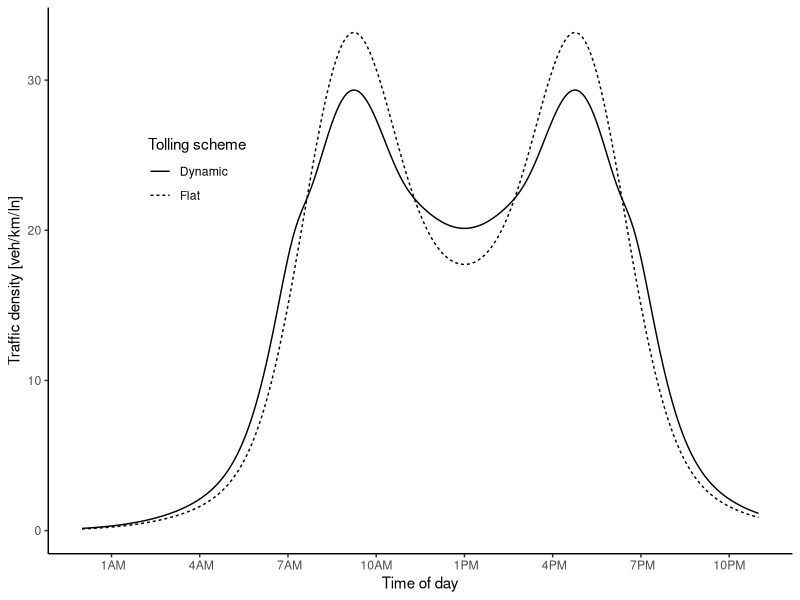
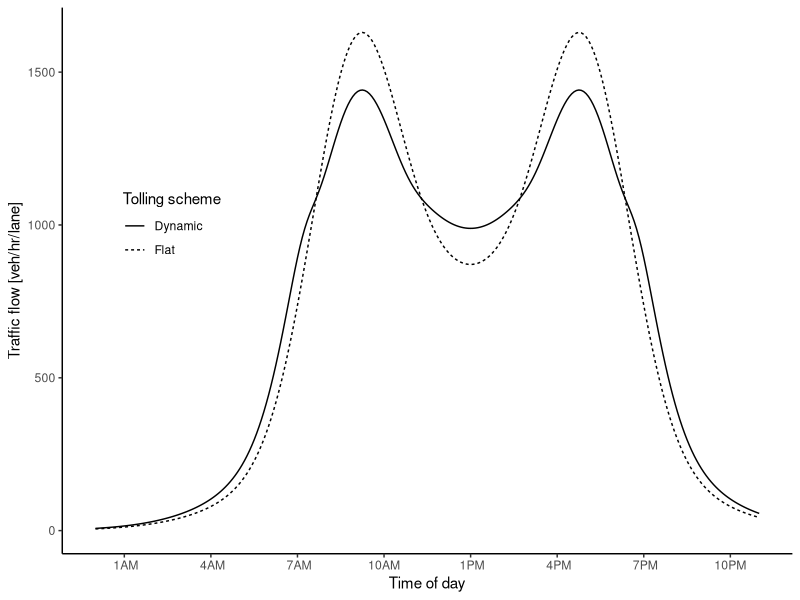
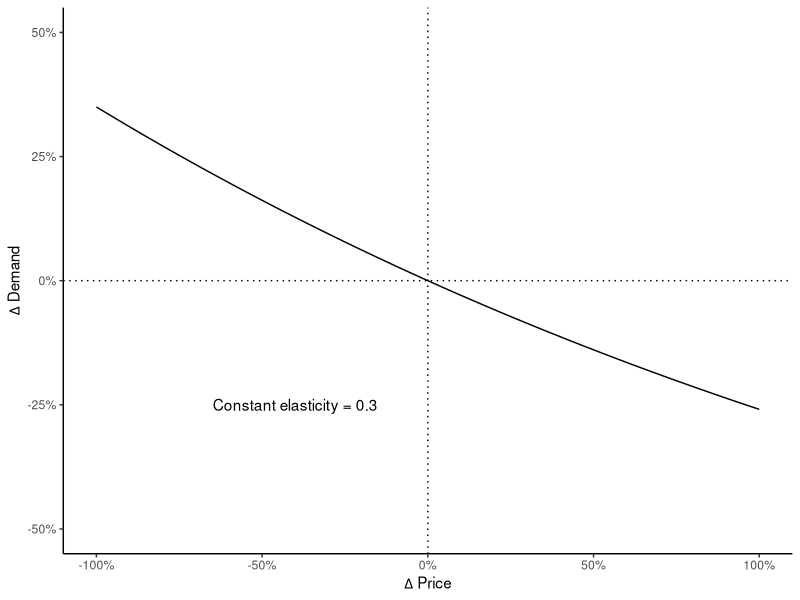
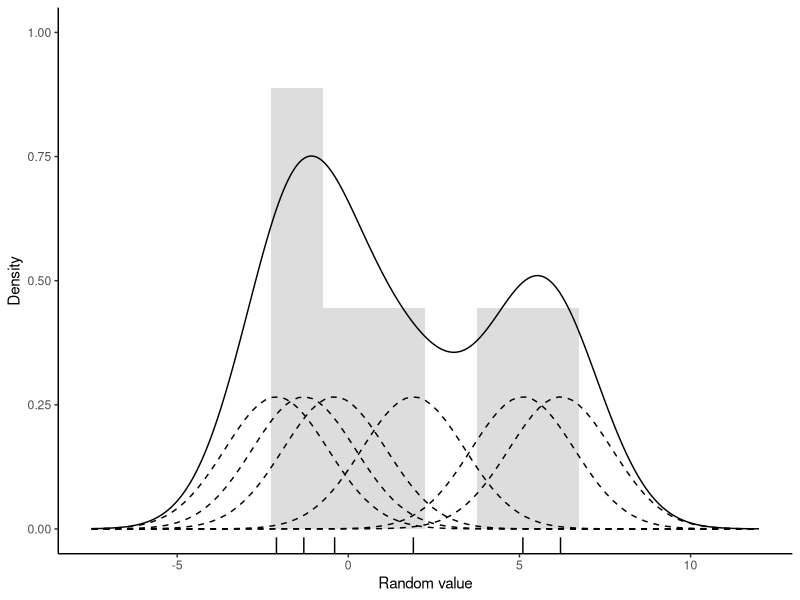
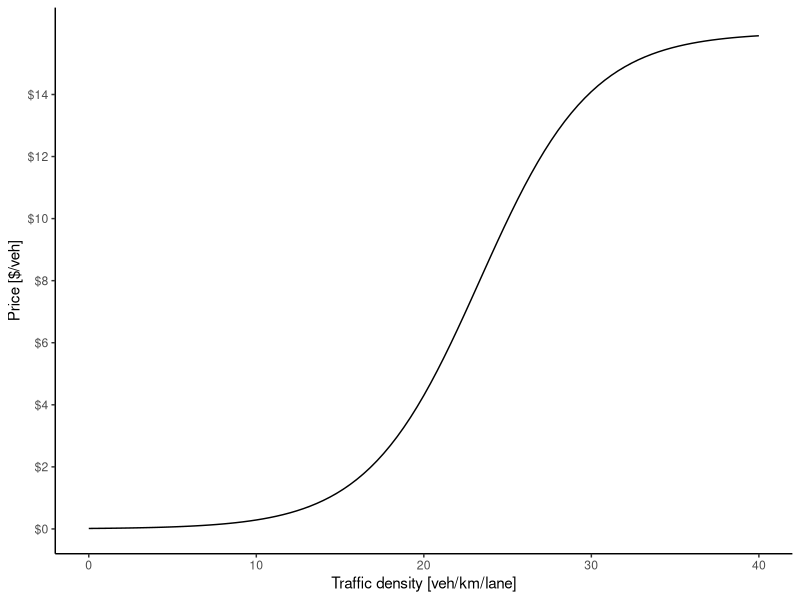
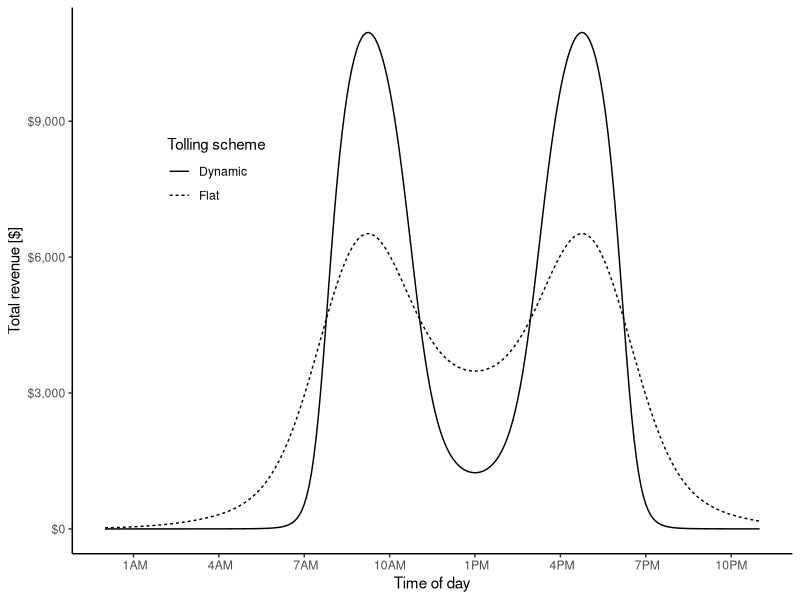
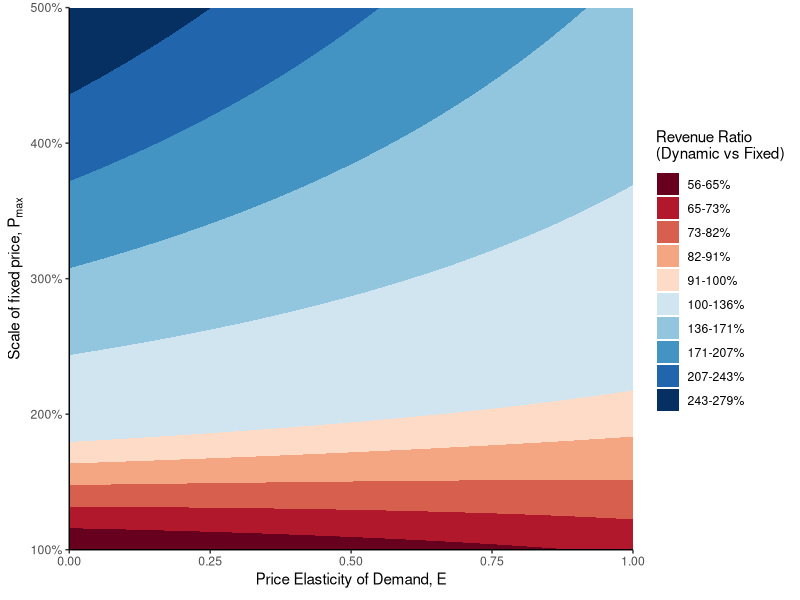
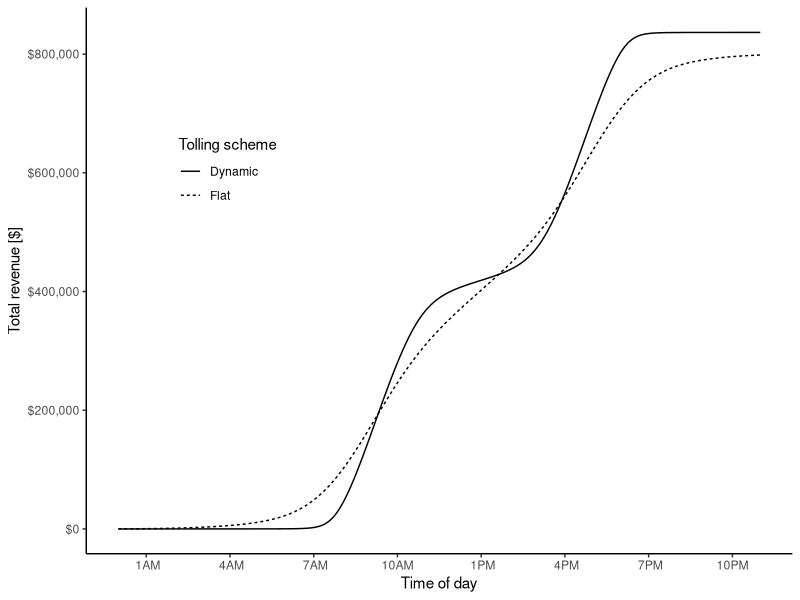

These figures' R source, in order:

library(data.table)
library(ggplot2)
library(scales)
# library(extrafont)

#### Functions ####

#Pricing function
fun.price <- function(k, pmin, pmax, a, b)  pmin + (pmax-pmin)/(1 + exp(a-b*k))

#Elasticity function
fun.elasticdemand <- function(k,p1,p2,E) k+k*(exp(-E*(p2-p1)/(p2+p1))-1)

#Demand distribution (Manually constructed for this example)
fun.demanddist <- function(scale, t,sd) scale*(dnorm(t,mean=9,sd) + dnorm(t,mean=17,sd) + dnorm(t,mean=12,sd=4) + dnorm(t,mean=14,sd=4))


#### Parameters ####
E = 0.3
trips = 100000
inc = 5/60
t = seq(0,24,by=inc)
a = 7
b = 0.3
pfix = 8
pmin = 0*pfix/2
pmax = pfix*2

#### Run for the constant parameters ####
dat = data.table(t=t, k1 = fun.demanddist(85,t,1.5), price1 = pfix)
#dat[ , k2 := fun.demanddist(t,2)]
dat[ , "q1" := trips*k1/sum(k1)/inc/6 ]
dat[ , "n1" := trips*k1/sum(k1) ]
dat[ , price2 := fun.price(k1, pmin, pmax, a, b)]

dat[ , k2 := fun.elasticdemand(k1,price1,price2,E)]
dat[ , k2 := sum(k1)*k2/sum(k2)]
dat[ , "q2" := trips*k2/sum(k2)/inc/6 ]
dat[ , "n2" := trips*k2/sum(k2) ]

#Revenue
dat[ , rev1 := n1*price1]
dat[ , rev2 := n2*price2]
#Cumulative sum
dat[ , sumrev1 := cumsum(rev1)]
dat[ , sumrev2 := cumsum(rev2)]

#Time
dat[ , time := as.POSIXct('2000-01-01 00:00:00 EST', tz='EST') + (3600*t)]

#Check sum
dat[ , lapply(.SD, sum),.SDcols = c("k1","k2")]
dat[ , lapply(.SD, sum),.SDcols = c("q1","q2")]
dat[ , lapply(.SD, sum),.SDcols = c("n1","n2")]


#### Run with varying pmax and elasticity ####
#Set up combination matrix
datvar = as.data.table(expand.grid(tval = t, E = seq(0,1, by=0.05), surge = seq(1, 5, by = 0.1)))
#Assign fixed price & scaled price
datvar[ , price1 := pfix]
datvar[ , pmax := pfix*surge]
#Calculate demand dist for each combo
datvar[ , k1 := fun.demanddist(85, tval, 1.5)]
#Calculate flow and number of trips for fixed price
datvar[ , "q1" := trips*k1/sum(k1)/inc/6 ]
datvar[ , "n1" := trips*k1/sum(k1) ]
#Calculate new price the previous demand
datvar[ , price2 := fun.price(k1, pmin, pmax, a, b)]
#Calculate new density, flow, and number of trips from price
datvar[ , k2 := fun.elasticdemand(k1,price1,price2,E)]
datvar[ , k2 := sum(k1)*k2/sum(k2)]
datvar[ , "q2" := trips*k2/sum(k2)/inc/6 ]
datvar[ , "n2" := trips*k2/sum(k2) ]
#Revenue
datvar[ , rev1 := cumsum(n1*price1)]
datvar[ , rev2 := cumsum(n2*price2)]

#Revenue
datvar[ , rev1 := n1*price1]
datvar[ , rev2 := n2*price2]
#Cumulative sum
datvar[ , sumrev1 := cumsum(rev1)]
datvar[ , sumrev2 := cumsum(rev2)]

#Time
datvar[ , time := as.POSIXct('2000-01-01 00:00:00 EST', tz='EST') + (3600*tval)]

#Check sum
datvar[ , lapply(.SD, sum),.SDcols = c("k1","k2")]
datvar[ , lapply(.SD, sum),.SDcols = c("q1","q2")]
datvar[ , lapply(.SD, sum),.SDcols = c("n1","n2")]

#Aggregate total revenue
revmat <- datvar[ , list("revratio" = sum(rev2)/sum(rev1)), by = .(E,surge)]



#### Ploting ####

#rand = data.table(rand = c(rlnorm(50, sd=0.5), rnorm(50, mean=3, sd=0.5)))
#rand = data.table(rand = rlnorm(5))
rand = data.table(rand = c(-2.1,-1.3,-0.4,1.9,5.1,6.2))
d = density(rand$rand, kernel = 'gaussian', bw=sqrt(2.25))

plot.kernel <- ggplot(rand, aes(rand)) +
  geom_rug() +
  geom_histogram(aes(y=4*..density..), binwidth=d$bw, alpha=0.2) +
  geom_density(aes(y=..count..), bw=d$bw) +
  scale_y_continuous("Density", limits = c(0, 1)) +
  scale_x_continuous("Random value", limits = c(-7.5,12)) +
  theme_classic() 
#theme(text=element_text(family="Times New Roman"))
for(x in rand$rand) plot.kernel <- plot.kernel + stat_function(fun = dnorm, args = list(mean = x, sd = d$bw), linetype=2)
# plot.kernel

plot.price <- ggplot(data.frame(x = c(0, 40)), aes(x)) + 
  stat_function(fun = fun.price, args = list(pmin, pmax, a, b)) +
  scale_y_continuous("Price [$/veh]", labels = scales::dollar, breaks = seq(0,15,by=2), limits = c(0,pmax)) +
  scale_x_continuous("Traffic density [veh/km/lane]") +
  theme_classic()
# theme(text=element_text(family="Times New Roman"))
# plot.price

plot.elasticity <- ggplot(data.frame(x = c(0, 1)), aes(x)) + 
  stat_function(fun = function(x) exp(-E*x)-1) +
  geom_vline(xintercept = 0, linetype="dotted") +
  geom_hline(yintercept = 0, linetype="dotted") +
  annotate("text", x=-0.4, y=-.25, label = paste("Constant elasticity =",E)) + #, family = "Times New Roman") +
  scale_x_continuous(expression(Delta~"Price"), labels = scales::percent, limits = c(-1,1)) +
  scale_y_continuous(expression(Delta~"Demand"), labels = scales::percent, limits = c(-0.5,0.5)) +
  theme_classic()
# theme(text=element_text(family="Times New Roman"))
# plot.elasticity


plot.demanddensity <- ggplot(dat) + 
  geom_line(aes(x=time,y=k1, linetype="Flat")) + 
  geom_line(aes(x=time,y=k2, linetype="Dynamic")) + 
  scale_y_continuous("Traffic density [veh/km/ln]") +
  scale_linetype("Tolling scheme") +
  scale_x_datetime("Time of day", labels = date_format("%l%p", tz='EST'), date_breaks = "3 hour",
                   limits = c(as.POSIXct('2000-01-01 00:00:00 EST', tz='EST'),as.POSIXct('2000-01-01 23:00:00 EST', tz='EST'))) +
  theme_classic() +
  theme(legend.position = c(0.2,0.7), 
        legend.background = element_blank())
        #text=element_text(family="Times New Roman"))
# plot.demanddensity


plot.demandflow <- ggplot(dat) + 
  geom_line(aes(x=time,y=q1, linetype="Flat")) + 
  geom_line(aes(x=time,y=q2, linetype="Dynamic")) + 
  scale_y_continuous("Traffic flow [veh/hr/lane]") +
  scale_linetype("Tolling scheme") +
  scale_x_datetime("Time of day", labels = date_format("%l%p", tz='EST'), date_breaks = "3 hour",
                   limits = c(as.POSIXct('2000-01-01 00:00:00 EST', tz='EST'),as.POSIXct('2000-01-01 23:00:00 EST', tz='EST'))) +
  theme_classic() +
  theme(legend.position = c(0.15,0.6))
        #text=element_text(family="Times New Roman"))
# plot.demandflow


plot.toll <- ggplot(dat) +  
  geom_line(aes(x=time,y=price1, linetype="Flat")) + 
  geom_line(aes(x=time,y=price2, linetype="Dynamic")) + 
  scale_y_continuous("Price [$/veh]", labels = scales::dollar, breaks = seq(0,pmax,by=2), limits = c(0,pmax)) +
  scale_linetype("Tolling scheme") +
  scale_x_datetime("Time of day", labels = date_format("%l%p", tz='EST'), date_breaks = "3 hour",
                   limits = c(as.POSIXct('2000-01-01 00:00:00 EST', tz='EST'),as.POSIXct('2000-01-01 23:00:00 EST', tz='EST'))) +
  theme_classic() +
  theme(legend.position = c(0.2,0.7),
        legend.background = element_blank())
        #text=element_text(family="Times New Roman"))
# plot.toll


plot.revenue <- ggplot(dat) + 
  geom_line(aes(x=time,y=rev1, linetype="Flat")) +
  geom_line(aes(x=time,y=rev2, linetype="Dynamic")) +
  scale_y_continuous("Total revenue [$]", labels = scales::dollar) +
  scale_linetype("Tolling scheme") +
  scale_x_datetime("Time of day", labels = date_format("%l%p", tz='EST'), date_breaks = "3 hour",
                   limits = c(as.POSIXct('2000-01-01 00:00:00 EST', tz='EST'),as.POSIXct('2000-01-01 23:00:00 EST', tz='EST'))) +
  theme_classic() +
  theme(legend.position = c(0.2,0.7),
        legend.background = element_blank())
        #text=element_text(family="Times New Roman"))
# plot.revenue

plot.revsum <- ggplot(dat) + 
  geom_line(aes(x=time,y=sumrev1, linetype="Flat")) +
  geom_line(aes(x=time,y=sumrev2, linetype="Dynamic")) +
  scale_y_continuous("Total revenue [$]", labels = scales::dollar) +
  scale_linetype("Tolling scheme") +
  scale_x_datetime("Time of day", labels = date_format("%l%p", tz='EST'), date_breaks = "3 hour",
                   limits = c(as.POSIXct('2000-01-01 00:00:00 EST', tz='EST'),as.POSIXct('2000-01-01 23:00:00 EST', tz='EST'))) +
  theme_classic() +
  theme(legend.position = c(0.2,0.7),
        legend.background = element_blank())
#text=element_text(family="Times New Roman"))
# plot.revsum


cuts = c(with(revmat, seq(100*min(revratio), 100, length.out = 6))[-6], 
  with(revmat, seq(100, 100*max(revratio), length.out = 6)))

plot.revmat <- ggplot(revmat, aes(x = E, y = surge, z = 100*revratio)) +
  geom_contour_filled(breaks = cuts) +
  scale_x_continuous(expression("Price Elasticity of Demand,"~E), limits = c(0,1), expand = c(0,0)) +
  scale_y_continuous(expression("Scale of fixed price,"~P[max]), limits = c(1,5),
                     labels = scales::percent_format(), expand = c(0,0)) +
  scale_fill_brewer(expression("Revenue Ratio\n(Dynamic vs Fixed)"),
                    palette = "RdBu", label = paste0(paste(round(cuts), round(cuts[-1]), sep = "-"),"%")) +
  theme_classic()
# plot.revenue






# ggsave("../figures/toyprice.pdf", plot.price, device = cairo_pdf, width=4.25, height=2, units = "in")
# ggsave("../figures/toyelasticity.pdf", plot.elasticity, device = cairo_pdf, width=4.25, height=2, units = "in")
# ggsave("../figures/toydemand.pdf", plot.demanddensity, device = cairo_pdf, width=4.25, height=2, units = "in")
# ggsave("../figures/toytoll.pdf", plot.toll, device = cairo_pdf, width=4.25, height=2, units = "in")
# ggsave("../figures/toyrevenue.pdf", plot.revenue, device = cairo_pdf, width=4.25, height=2, units = "in")
# ggsave("../figures/KDE.pdf", plot.kernel, device = cairo_pdf, width=4.25, height=2, units = "in")
